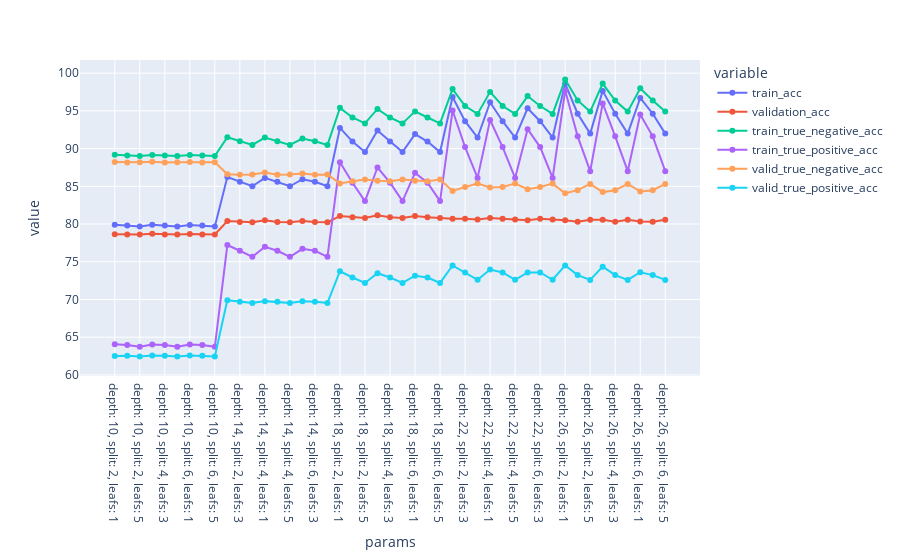

Notebook code cell kept with this figure:
### Code cell
%%time

random_state = 7412395
n_components = 13
prcomp = PCA(n_components=n_components, random_state=random_state).fit(x_train)

pc_train_pre = prcomp.transform(x_train)
pc_validation_pre = prcomp.transform(x_validation)
pc_test_pre  = prcomp.transform(x_test)

n=n_components

columns = ['cp'+str(x+1) for x in list(range(n))]

pc_train = pd.DataFrame(pc_train_pre[:,:n], columns = columns)
pc_validation = pd.DataFrame(pc_validation_pre[:,:n], columns = columns)
pc_test  = pd.DataFrame(pc_test_pre[:,:n], columns = columns)

params = {'max_depth': [10,14,18,22,26],
         'min_samples_split': [2,4,6],
         'min_samples_leaf': [1,3,5]}

calculate_tree_stats_pre_pruning(params, pc_train, y_train, pc_validation, y_validation);

### Figure 1 — Plotly figure (JSON) as saved in the notebook; plotly's stock layout.template omitted (floating-point values rounded to 4 significant figures)
{"data": [{"hovertemplate": "variable=train_acc<br>params=%{x}<br>value=%{y}<extra></extra>", "legendgroup": "train_acc", "line": {"color": "#636efa", "dash": "solid"}, "marker": {"symbol": "circle"}, "mode": "lines+markers", "name": "train_acc", "orientation": "v", "showlegend": true, "type": "scatter", "x": ["depth: 10, split: 2, leafs: 1", "depth: 10, split: 2, leafs: 3", "depth: 10, split: 2, leafs: 5", "depth: 10, split: 4, leafs: 1", "depth: 10, split: 4, leafs: 3", "depth: 10, split: 4, leafs: 5", "depth: 10, split: 6, leafs: 1", "depth: 10, split: 6, leafs: 3", "depth: 10, split: 6, leafs: 5", "depth: 14, split: 2, leafs: 1", "depth: 14, split: 2, leafs: 3", "depth: 14, split: 2, leafs: 5", "depth: 14, split: 4, leafs: 1", "depth: 14, split: 4, leafs: 3", "depth: 14, split: 4, leafs: 5", "depth: 14, split: 6, leafs: 1", "depth: 14, split: 6, leafs: 3", "depth: 14, split: 6, leafs: 5", "depth: 18, split: 2, leafs: 1", "depth: 18, split: 2, leafs: 3", "depth: 18, split: 2, leafs: 5", "depth: 18, split: 4, leafs: 1", "depth: 18, split: 4, leafs: 3", "depth: 18, split: 4, leafs: 5", "depth: 18, split: 6, leafs: 1", "depth: 18, split: 6, leafs: 3", "depth: 18, split: 6, leafs: 5", "depth: 22, split: 2, leafs: 1", "depth: 22, split: 2, leafs: 3", "depth: 22, split: 2, leafs: 5", "depth: 22, split: 4, leafs: 1", "depth: 22, split: 4, leafs: 3", "depth: 22, split: 4, leafs: 5", "depth: 22, split: 6, leafs: 1", "depth: 22, split: 6, leafs: 3", "depth: 22, split: 6, leafs: 5", "depth: 26, split: 2, leafs: 1", "depth: 26, split: 2, leafs: 3", "depth: 26, split: 2, leafs: 5", "depth: 26, split: 4, leafs: 1", "depth: 26, split: 4, leafs: 3", "depth: 26, split: 4, leafs: 5", "depth: 26, split: 6, leafs: 1", "depth: 26, split: 6, leafs: 3", "depth: 26, split: 6, leafs: 5"], "xaxis": "x", "y": [79.91, 79.81, 79.68, 79.89, 79.81, 79.68, 79.88, 79.81, 79.68, 86.23, 85.61, 85.01, 86.11, 85.61, 85.01, 85.93, 85.61, 85.01, 92.73, 90.93, 89.54, 92.39, 90.93, 89.54, 91.92, 90.93, 89.54, 96.84, 93.63, 91.46, 96.14, 93.63, 91.46, 95.34, 93.63, 91.46, 98.61, 94.62, 91.98, 97.65, 94.62, 91.98, 96.71, 94.62, 91.98], "yaxis": "y"}, {"hovertemplate": "variable=validation_acc<br>params=%{x}<br>value=%{y}<extra></extra>", "legendgroup": "validation_acc", "line": {"color": "#EF553B", "dash": "solid"}, "marker": {"symbol": "circle"}, "mode": "lines+markers", "name": "validation_acc", "orientation": "v", "showlegend": true, "type": "scatter", "x": ["depth: 10, split: 2, leafs: 1", "depth: 10, split: 2, leafs: 3", "depth: 10, split: 2, leafs: 5", "depth: 10, split: 4, leafs: 1", "depth: 10, split: 4, leafs: 3", "depth: 10, split: 4, leafs: 5", "depth: 10, split: 6, leafs: 1", "depth: 10, split: 6, leafs: 3", "depth: 10, split: 6, leafs: 5", "depth: 14, split: 2, leafs: 1", "depth: 14, split: 2, leafs: 3", "depth: 14, split: 2, leafs: 5", "depth: 14, split: 4, leafs: 1", "depth: 14, split: 4, leafs: 3", "depth: 14, split: 4, leafs: 5", "depth: 14, split: 6, leafs: 1", "depth: 14, split: 6, leafs: 3", "depth: 14, split: 6, leafs: 5", "depth: 18, split: 2, leafs: 1", "depth: 18, split: 2, leafs: 3", "depth: 18, split: 2, leafs: 5", "depth: 18, split: 4, leafs: 1", "depth: 18, split: 4, leafs: 3", "depth: 18, split: 4, leafs: 5", "depth: 18, split: 6, leafs: 1", "depth: 18, split: 6, leafs: 3", "depth: 18, split: 6, leafs: 5", "depth: 22, split: 2, leafs: 1", "depth: 22, split: 2, leafs: 3", "depth: 22, split: 2, leafs: 5", "depth: 22, split: 4, leafs: 1", "depth: 22, split: 4, leafs: 3", "depth: 22, split: 4, leafs: 5", "depth: 22, split: 6, leafs: 1", "depth: 22, split: 6, leafs: 3", "depth: 22, split: 6, leafs: 5", "depth: 26, split: 2, leafs: 1", "depth: 26, split: 2, leafs: 3", "depth: 26, split: 2, leafs: 5", "depth: 26, split: 4, leafs: 1", "depth: 26, split: 4, leafs: 3", "depth: 26, split: 4, leafs: 5", "depth: 26, split: 6, leafs: 1", "depth: 26, split: 6, leafs: 3", "depth: 26, split: 6, leafs: 5"], "xaxis": "x", "y": [78.65, 78.63, 78.61, 78.7, 78.63, 78.61, 78.67, 78.63, 78.61, 80.4, 80.27, 80.23, 80.49, 80.27, 80.23, 80.39, 80.27, 80.23, 81.05, 80.91, 80.8, 81.17, 80.91, 80.8, 81.06, 80.91, 80.8, 80.71, 80.69, 80.62, 80.8, 80.69, 80.62, 80.5, 80.69, 80.62, 80.52, 80.3, 80.58, 80.56, 80.3, 80.58, 80.33, 80.3, 80.58], "yaxis": "y"}, {"hovertemplate": "variable=train_true_negative_acc<br>params=%{x}<br>value=%{y}<extra></extra>", "legendgroup": "train_true_negative_acc", "line": {"color": "#00cc96", "dash": "solid"}, "marker": {"symbol": "circle"}, "mode": "lines+markers", "name": "train_true_negative_acc", "orientation": "v", "showlegend": true, "type": "scatter", "x": ["depth: 10, split: 2, leafs: 1", "depth: 10, split: 2, leafs: 3", "depth: 10, split: 2, leafs: 5", "depth: 10, split: 4, leafs: 1", "depth: 10, split: 4, leafs: 3", "depth: 10, split: 4, leafs: 5", "depth: 10, split: 6, leafs: 1", "depth: 10, split: 6, leafs: 3", "depth: 10, split: 6, leafs: 5", "depth: 14, split: 2, leafs: 1", "depth: 14, split: 2, leafs: 3", "depth: 14, split: 2, leafs: 5", "depth: 14, split: 4, leafs: 1", "depth: 14, split: 4, leafs: 3", "depth: 14, split: 4, leafs: 5", "depth: 14, split: 6, leafs: 1", "depth: 14, split: 6, leafs: 3", "depth: 14, split: 6, leafs: 5", "depth: 18, split: 2, leafs: 1", "depth: 18, split: 2, leafs: 3", "depth: 18, split: 2, leafs: 5", "depth: 18, split: 4, leafs: 1", "depth: 18, split: 4, leafs: 3", "depth: 18, split: 4, leafs: 5", "depth: 18, split: 6, leafs: 1", "depth: 18, split: 6, leafs: 3", "depth: 18, split: 6, leafs: 5", "depth: 22, split: 2, leafs: 1", "depth: 22, split: 2, leafs: 3", "depth: 22, split: 2, leafs: 5", "depth: 22, split: 4, leafs: 1", "depth: 22, split: 4, leafs: 3", "depth: 22, split: 4, leafs: 5", "depth: 22, split: 6, leafs: 1", "depth: 22, split: 6, leafs: 3", "depth: 22, split: 6, leafs: 5", "depth: 26, split: 2, leafs: 1", "depth: 26, split: 2, leafs: 3", "depth: 26, split: 2, leafs: 5", "depth: 26, split: 4, leafs: 1", "depth: 26, split: 4, leafs: 3", "depth: 26, split: 4, leafs: 5", "depth: 26, split: 6, leafs: 1", "depth: 26, split: 6, leafs: 3", "depth: 26, split: 6, leafs: 5"], "xaxis": "x", "y": [89.18, 89.08, 89.01, 89.16, 89.08, 89.01, 89.15, 89.08, 89.01, 91.5, 90.96, 90.48, 91.46, 90.96, 90.48, 91.33, 90.96, 90.48, 95.39, 94.12, 93.34, 95.25, 94.12, 93.34, 94.93, 94.12, 93.34, 97.89, 95.64, 94.6, 97.51, 95.64, 94.6, 96.96, 95.64, 94.6, 99.15, 96.38, 94.9, 98.62, 96.38, 94.9, 97.98, 96.38, 94.9], "yaxis": "y"}, {"hovertemplate": "variable=train_true_positive_acc<br>params=%{x}<br>value=%{y}<extra></extra>", "legendgroup": "train_true_positive_acc", "line": {"color": "#ab63fa", "dash": "solid"}, "marker": {"symbol": "circle"}, "mode": "lines+markers", "name": "train_true_positive_acc", "orientation": "v", "showlegend": true, "type": "scatter", "x": ["depth: 10, split: 2, leafs: 1", "depth: 10, split: 2, leafs: 3", "depth: 10, split: 2, leafs: 5", "depth: 10, split: 4, leafs: 1", "depth: 10, split: 4, leafs: 3", "depth: 10, split: 4, leafs: 5", "depth: 10, split: 6, leafs: 1", "depth: 10, split: 6, leafs: 3", "depth: 10, split: 6, leafs: 5", "depth: 14, split: 2, leafs: 1", "depth: 14, split: 2, leafs: 3", "depth: 14, split: 2, leafs: 5", "depth: 14, split: 4, leafs: 1", "depth: 14, split: 4, leafs: 3", "depth: 14, split: 4, leafs: 5", "depth: 14, split: 6, leafs: 1", "depth: 14, split: 6, leafs: 3", "depth: 14, split: 6, leafs: 5", "depth: 18, split: 2, leafs: 1", "depth: 18, split: 2, leafs: 3", "depth: 18, split: 2, leafs: 5", "depth: 18, split: 4, leafs: 1", "depth: 18, split: 4, leafs: 3", "depth: 18, split: 4, leafs: 5", "depth: 18, split: 6, leafs: 1", "depth: 18, split: 6, leafs: 3", "depth: 18, split: 6, leafs: 5", "depth: 22, split: 2, leafs: 1", "depth: 22, split: 2, leafs: 3", "depth: 22, split: 2, leafs: 5", "depth: 22, split: 4, leafs: 1", "depth: 22, split: 4, leafs: 3", "depth: 22, split: 4, leafs: 5", "depth: 22, split: 6, leafs: 1", "depth: 22, split: 6, leafs: 3", "depth: 22, split: 6, leafs: 5", "depth: 26, split: 2, leafs: 1", "depth: 26, split: 2, leafs: 3", "depth: 26, split: 2, leafs: 5", "depth: 26, split: 4, leafs: 1", "depth: 26, split: 4, leafs: 3", "depth: 26, split: 4, leafs: 5", "depth: 26, split: 6, leafs: 1", "depth: 26, split: 6, leafs: 3", "depth: 26, split: 6, leafs: 5"], "xaxis": "x", "y": [64.08, 63.96, 63.74, 64.05, 63.96, 63.74, 64.03, 63.96, 63.74, 77.21, 76.46, 75.66, 76.98, 76.46, 75.66, 76.72, 76.46, 75.66, 88.19, 85.48, 83.04, 87.49, 85.48, 83.04, 86.78, 85.48, 83.04, 95.04, 90.2, 86.11, 93.79, 90.2, 86.11, 92.58, 90.2, 86.11, 97.69, 91.62, 87.0, 95.99, 91.62, 87.0, 94.52, 91.62, 87.0], "yaxis": "y"}, {"hovertemplate": "variable=valid_true_negative_acc<br>params=%{x}<br>value=%{y}<extra></extra>", "legendgroup": "valid_true_negative_acc", "line": {"color": "#FFA15A", "dash": "solid"}, "marker": {"symbol": "circle"}, "mode": "lines+markers", "name": "valid_true_negative_acc", "orientation": "v", "showlegend": true, "type": "scatter", "x": ["depth: 10, split: 2, leafs: 1", "depth: 10, split: 2, leafs: 3", "depth: 10, split: 2, leafs: 5", "depth: 10, split: 4, leafs: 1", "depth: 10, split: 4, leafs: 3", "depth: 10, split: 4, leafs: 5", "depth: 10, split: 6, leafs: 1", "depth: 10, split: 6, leafs: 3", "depth: 10, split: 6, leafs: 5", "depth: 14, split: 2, leafs: 1", "depth: 14, split: 2, leafs: 3", "depth: 14, split: 2, leafs: 5", "depth: 14, split: 4, leafs: 1", "depth: 14, split: 4, leafs: 3", "depth: 14, split: 4, leafs: 5", "depth: 14, split: 6, leafs: 1", "depth: 14, split: 6, leafs: 3", "depth: 14, split: 6, leafs: 5", "depth: 18, split: 2, leafs: 1", "depth: 18, split: 2, leafs: 3", "depth: 18, split: 2, leafs: 5", "depth: 18, split: 4, leafs: 1", "depth: 18, split: 4, leafs: 3", "depth: 18, split: 4, leafs: 5", "depth: 18, split: 6, leafs: 1", "depth: 18, split: 6, leafs: 3", "depth: 18, split: 6, leafs: 5", "depth: 22, split: 2, leafs: 1", "depth: 22, split: 2, leafs: 3", "depth: 22, split: 2, leafs: 5", "depth: 22, split: 4, leafs: 1", "depth: 22, split: 4, leafs: 3", "depth: 22, split: 4, leafs: 5", "depth: 22, split: 6, leafs: 1", "depth: 22, split: 6, leafs: 3", "depth: 22, split: 6, leafs: 5", "depth: 26, split: 2, leafs: 1", "depth: 26, split: 2, leafs: 3", "depth: 26, split: 2, leafs: 5", "depth: 26, split: 4, leafs: 1", "depth: 26, split: 4, leafs: 3", "depth: 26, split: 4, leafs: 5", "depth: 26, split: 6, leafs: 1", "depth: 26, split: 6, leafs: 3", "depth: 26, split: 6, leafs: 5"], "xaxis": "x", "y": [88.22, 88.16, 88.18, 88.25, 88.16, 88.18, 88.21, 88.16, 88.18, 86.61, 86.53, 86.56, 86.84, 86.53, 86.56, 86.69, 86.53, 86.56, 85.38, 85.66, 85.91, 85.73, 85.66, 85.91, 85.75, 85.66, 85.91, 84.39, 84.9, 85.36, 84.84, 84.9, 85.36, 84.61, 84.9, 85.36, 84.07, 84.49, 85.31, 84.23, 84.49, 85.31, 84.32, 84.49, 85.31], "yaxis": "y"}, {"hovertemplate": "variable=valid_true_positive_acc<br>params=%{x}<br>value=%{y}<extra></extra>", "legendgroup": "valid_true_positive_acc", "line": {"color": "#19d3f3", "dash": "solid"}, "marker": {"symbol": "circle"}, "mode": "lines+markers", "name": "valid_true_positive_acc", "orientation": "v", "showlegend": true, "type": "scatter", "x": ["depth: 10, split: 2, leafs: 1", "depth: 10, split: 2, leafs: 3", "depth: 10, split: 2, leafs: 5", "depth: 10, split: 4, leafs: 1", "depth: 10, split: 4, leafs: 3", "depth: 10, split: 4, leafs: 5", "depth: 10, split: 6, leafs: 1", "depth: 10, split: 6, leafs: 3", "depth: 10, split: 6, leafs: 5", "depth: 14, split: 2, leafs: 1", "depth: 14, split: 2, leafs: 3", "depth: 14, split: 2, leafs: 5", "depth: 14, split: 4, leafs: 1", "depth: 14, split: 4, leafs: 3", "depth: 14, split: 4, leafs: 5", "depth: 14, split: 6, leafs: 1", "depth: 14, split: 6, leafs: 3", "depth: 14, split: 6, leafs: 5", "depth: 18, split: 2, leafs: 1", "depth: 18, split: 2, leafs: 3", "depth: 18, split: 2, leafs: 5", "depth: 18, split: 4, leafs: 1", "depth: 18, split: 4, leafs: 3", "depth: 18, split: 4, leafs: 5", "depth: 18, split: 6, leafs: 1", "depth: 18, split: 6, leafs: 3", "depth: 18, split: 6, leafs: 5", "depth: 22, split: 2, leafs: 1", "depth: 22, split: 2, leafs: 3", "depth: 22, split: 2, leafs: 5", "depth: 22, split: 4, leafs: 1", "depth: 22, split: 4, leafs: 3", "depth: 22, split: 4, leafs: 5", "depth: 22, split: 6, leafs: 1", "depth: 22, split: 6, leafs: 3", "depth: 22, split: 6, leafs: 5", "depth: 26, split: 2, leafs: 1", "depth: 26, split: 2, leafs: 3", "depth: 26, split: 2, leafs: 5", "depth: 26, split: 4, leafs: 1", "depth: 26, split: 4, leafs: 3", "depth: 26, split: 4, leafs: 5", "depth: 26, split: 6, leafs: 1", "depth: 26, split: 6, leafs: 3", "depth: 26, split: 6, leafs: 5"], "xaxis": "x", "y": [62.51, 62.54, 62.45, 62.59, 62.54, 62.45, 62.56, 62.54, 62.45, 69.91, 69.71, 69.54, 69.78, 69.71, 69.54, 69.75, 69.71, 69.54, 73.74, 72.91, 72.19, 73.48, 72.91, 72.19, 73.15, 72.91, 72.19, 74.5, 73.58, 72.61, 73.96, 73.58, 72.61, 73.58, 73.58, 72.61, 74.51, 73.23, 72.59, 74.35, 73.23, 72.59, 73.61, 73.23, 72.59], "yaxis": "y"}], "layout": {"autosize": true, "legend": {"title": {"text": "variable"}, "tracegroupgap": 0}, "margin": {"t": 60}, "xaxis": {"anchor": "y", "autorange": true, "domain": [0, 1], "range": [-2.696, 46.7], "title": {"text": "params"}, "type": "category"}, "yaxis": {"anchor": "x", "autorange": true, "domain": [0, 1], "range": [58.82, 102.8], "title": {"text": "value"}, "type": "linear"}}}
